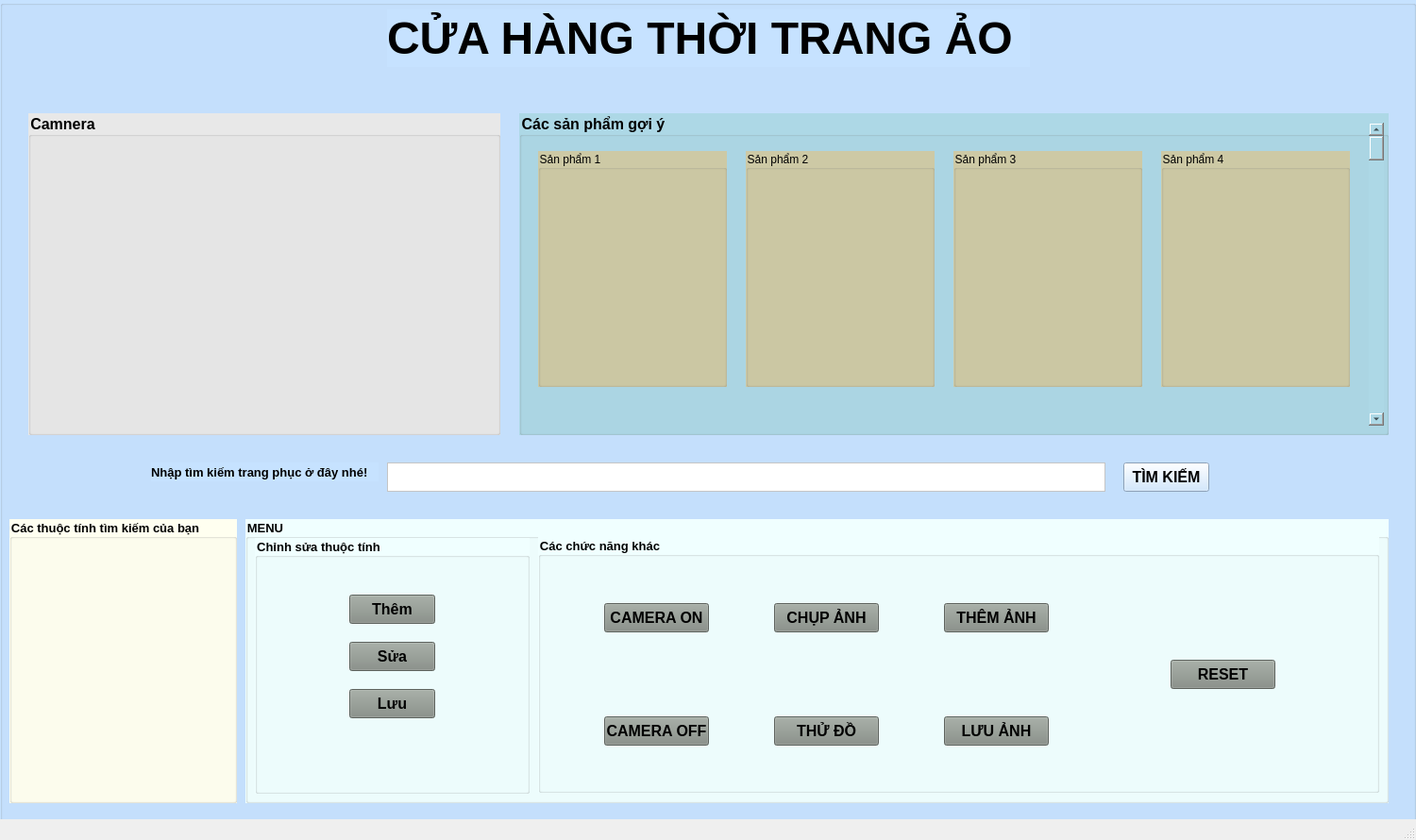
<?xml version="1.0" encoding="UTF-8"?>
<ui version="4.0">
 <class>MainWindow</class>
 <widget class="QMainWindow" name="MainWindow">
  <property name="geometry">
   <rect>
    <x>0</x>
    <y>0</y>
    <width>1500</width>
    <height>890</height>
   </rect>
  </property>
  <property name="windowTitle">
   <string>MainWindow</string>
  </property>
  <widget class="QWidget" name="centralwidget">
   <widget class="QGroupBox" name="groupBox">
    <property name="geometry">
     <rect>
      <x>0</x>
      <y>0</y>
      <width>1500</width>
      <height>890</height>
     </rect>
    </property>
    <property name="styleSheet">
     <string notr="true">background-color: rgb(198, 226, 255);</string>
    </property>
    <property name="title">
     <string/>
    </property>
    <widget class="QLabel" name="label">
     <property name="geometry">
      <rect>
       <x>410</x>
       <y>10</y>
       <width>681</width>
       <height>61</height>
      </rect>
     </property>
     <property name="font">
      <font>
       <pointsize>36</pointsize>
       <weight>75</weight>
       <bold>true</bold>
      </font>
     </property>
     <property name="text">
      <string>CỬA HÀNG THỜI TRANG ẢO</string>
     </property>
    </widget>
    <widget class="QGroupBox" name="groupBox_2">
     <property name="geometry">
      <rect>
       <x>30</x>
       <y>120</y>
       <width>500</width>
       <height>341</height>
      </rect>
     </property>
     <property name="font">
      <font>
       <pointsize>12</pointsize>
       <weight>75</weight>
       <bold>true</bold>
      </font>
     </property>
     <property name="styleSheet">
      <string notr="true">background-color: rgb(232, 232, 232);</string>
     </property>
     <property name="title">
      <string>Camnera</string>
     </property>
    </widget>
    <widget class="QGroupBox" name="groupBox_3">
     <property name="geometry">
      <rect>
       <x>550</x>
       <y>120</y>
       <width>921</width>
       <height>341</height>
      </rect>
     </property>
     <property name="font">
      <font>
       <pointsize>12</pointsize>
       <weight>75</weight>
       <bold>true</bold>
      </font>
     </property>
     <property name="styleSheet">
      <string notr="true">background-color: rgb(173, 216, 230);</string>
     </property>
     <property name="title">
      <string>Các sản phẩm gợi ý</string>
     </property>
     <widget class="QGroupBox" name="groupBox_4">
      <property name="geometry">
       <rect>
        <x>20</x>
        <y>40</y>
        <width>200</width>
        <height>250</height>
       </rect>
      </property>
      <property name="styleSheet">
       <string notr="true">background-color: rgb(205, 201, 165);</string>
      </property>
      <property name="title">
       <string>Sản phẩm 1</string>
      </property>
     </widget>
     <widget class="QGroupBox" name="groupBox_5">
      <property name="geometry">
       <rect>
        <x>240</x>
        <y>40</y>
        <width>200</width>
        <height>250</height>
       </rect>
      </property>
      <property name="styleSheet">
       <string notr="true">background-color: rgb(205, 201, 165);</string>
      </property>
      <property name="title">
       <string>Sản phẩm 2</string>
      </property>
     </widget>
     <widget class="QGroupBox" name="groupBox_6">
      <property name="geometry">
       <rect>
        <x>460</x>
        <y>40</y>
        <width>200</width>
        <height>250</height>
       </rect>
      </property>
      <property name="styleSheet">
       <string notr="true">background-color: rgb(205, 201, 165);</string>
      </property>
      <property name="title">
       <string>Sản phẩm 3</string>
      </property>
     </widget>
     <widget class="QGroupBox" name="groupBox_7">
      <property name="geometry">
       <rect>
        <x>680</x>
        <y>40</y>
        <width>200</width>
        <height>250</height>
       </rect>
      </property>
      <property name="styleSheet">
       <string notr="true">background-color: rgb(205, 201, 165);</string>
      </property>
      <property name="title">
       <string>Sản phẩm 4</string>
      </property>
     </widget>
     <widget class="QScrollBar" name="verticalScrollBar">
      <property name="geometry">
       <rect>
        <x>900</x>
        <y>10</y>
        <width>16</width>
        <height>321</height>
       </rect>
      </property>
      <property name="orientation">
       <enum>Qt::Vertical</enum>
      </property>
     </widget>
    </widget>
    <widget class="QLabel" name="label_2">
     <property name="geometry">
      <rect>
       <x>160</x>
       <y>490</y>
       <width>241</width>
       <height>20</height>
      </rect>
     </property>
     <property name="font">
      <font>
       <pointsize>10</pointsize>
       <weight>75</weight>
       <bold>true</bold>
      </font>
     </property>
     <property name="text">
      <string>Nhập tìm kiếm trang phục ở đây nhé!</string>
     </property>
    </widget>
    <widget class="QFrame" name="frame">
     <property name="geometry">
      <rect>
       <x>410</x>
       <y>490</y>
       <width>761</width>
       <height>31</height>
      </rect>
     </property>
     <property name="styleSheet">
      <string notr="true">background-color: rgb(255, 255, 255);</string>
     </property>
     <property name="frameShape">
      <enum>QFrame::StyledPanel</enum>
     </property>
     <property name="frameShadow">
      <enum>QFrame::Raised</enum>
     </property>
    </widget>
    <widget class="QPushButton" name="pushButton">
     <property name="geometry">
      <rect>
       <x>1190</x>
       <y>490</y>
       <width>91</width>
       <height>31</height>
      </rect>
     </property>
     <property name="font">
      <font>
       <pointsize>12</pointsize>
       <weight>75</weight>
       <bold>true</bold>
      </font>
     </property>
     <property name="text">
      <string>TÌM KIẾM</string>
     </property>
    </widget>
    <widget class="QGroupBox" name="groupBox_8">
     <property name="geometry">
      <rect>
       <x>10</x>
       <y>550</y>
       <width>241</width>
       <height>301</height>
      </rect>
     </property>
     <property name="font">
      <font>
       <pointsize>10</pointsize>
       <weight>75</weight>
       <bold>true</bold>
      </font>
     </property>
     <property name="styleSheet">
      <string notr="true">background-color: rgb(255, 255, 240);</string>
     </property>
     <property name="title">
      <string>Các thuộc tính tìm kiếm của bạn</string>
     </property>
    </widget>
    <widget class="QGroupBox" name="groupBox_9">
     <property name="geometry">
      <rect>
       <x>260</x>
       <y>550</y>
       <width>1211</width>
       <height>301</height>
      </rect>
     </property>
     <property name="font">
      <font>
       <pointsize>10</pointsize>
       <weight>75</weight>
       <bold>true</bold>
      </font>
     </property>
     <property name="styleSheet">
      <string notr="true">background-color: rgb(240, 255, 255);</string>
     </property>
     <property name="title">
      <string>MENU</string>
     </property>
     <widget class="QGroupBox" name="groupBox_10">
      <property name="geometry">
       <rect>
        <x>10</x>
        <y>20</y>
        <width>291</width>
        <height>271</height>
       </rect>
      </property>
      <property name="font">
       <font>
        <pointsize>10</pointsize>
        <weight>75</weight>
        <bold>true</bold>
       </font>
      </property>
      <property name="title">
       <string>Chỉnh sửa thuộc tính</string>
      </property>
      <widget class="QPushButton" name="pushButton_3">
       <property name="geometry">
        <rect>
         <x>100</x>
         <y>110</y>
         <width>91</width>
         <height>31</height>
        </rect>
       </property>
       <property name="font">
        <font>
         <pointsize>12</pointsize>
         <weight>75</weight>
         <bold>true</bold>
        </font>
       </property>
       <property name="styleSheet">
        <string notr="true">background-color: rgb(131, 139, 131);</string>
       </property>
       <property name="text">
        <string>Sửa</string>
       </property>
      </widget>
      <widget class="QPushButton" name="pushButton_5">
       <property name="geometry">
        <rect>
         <x>100</x>
         <y>160</y>
         <width>91</width>
         <height>31</height>
        </rect>
       </property>
       <property name="font">
        <font>
         <pointsize>12</pointsize>
         <weight>75</weight>
         <bold>true</bold>
        </font>
       </property>
       <property name="styleSheet">
        <string notr="true">background-color: rgb(131, 139, 131);</string>
       </property>
       <property name="text">
        <string>Lưu</string>
       </property>
      </widget>
      <widget class="QPushButton" name="pushButton_6">
       <property name="geometry">
        <rect>
         <x>100</x>
         <y>60</y>
         <width>91</width>
         <height>31</height>
        </rect>
       </property>
       <property name="font">
        <font>
         <pointsize>12</pointsize>
         <weight>75</weight>
         <bold>true</bold>
        </font>
       </property>
       <property name="styleSheet">
        <string notr="true">background-color: rgb(131, 139, 131);</string>
       </property>
       <property name="text">
        <string>Thêm</string>
       </property>
      </widget>
     </widget>
     <widget class="QGroupBox" name="groupBox_11">
      <property name="geometry">
       <rect>
        <x>310</x>
        <y>19</y>
        <width>891</width>
        <height>271</height>
       </rect>
      </property>
      <property name="font">
       <font>
        <pointsize>10</pointsize>
        <weight>75</weight>
        <bold>true</bold>
       </font>
      </property>
      <property name="title">
       <string>Các chức năng khác</string>
      </property>
      <widget class="QPushButton" name="pushButton_4">
       <property name="geometry">
        <rect>
         <x>70</x>
         <y>190</y>
         <width>111</width>
         <height>31</height>
        </rect>
       </property>
       <property name="font">
        <font>
         <pointsize>12</pointsize>
         <weight>75</weight>
         <bold>true</bold>
        </font>
       </property>
       <property name="styleSheet">
        <string notr="true">background-color: rgb(131, 139, 131);</string>
       </property>
       <property name="text">
        <string>CAMERA OFF</string>
       </property>
      </widget>
      <widget class="QPushButton" name="pushButton_2">
       <property name="geometry">
        <rect>
         <x>70</x>
         <y>70</y>
         <width>111</width>
         <height>31</height>
        </rect>
       </property>
       <property name="font">
        <font>
         <pointsize>12</pointsize>
         <weight>75</weight>
         <bold>true</bold>
        </font>
       </property>
       <property name="styleSheet">
        <string notr="true">background-color: rgb(131, 139, 131);</string>
       </property>
       <property name="text">
        <string>CAMERA ON</string>
       </property>
      </widget>
      <widget class="QPushButton" name="pushButton_7">
       <property name="geometry">
        <rect>
         <x>250</x>
         <y>70</y>
         <width>111</width>
         <height>31</height>
        </rect>
       </property>
       <property name="font">
        <font>
         <pointsize>12</pointsize>
         <weight>75</weight>
         <bold>true</bold>
        </font>
       </property>
       <property name="styleSheet">
        <string notr="true">background-color: rgb(131, 139, 131);</string>
       </property>
       <property name="text">
        <string>CHỤP ẢNH</string>
       </property>
      </widget>
      <widget class="QPushButton" name="pushButton_8">
       <property name="geometry">
        <rect>
         <x>250</x>
         <y>190</y>
         <width>111</width>
         <height>31</height>
        </rect>
       </property>
       <property name="font">
        <font>
         <pointsize>12</pointsize>
         <weight>75</weight>
         <bold>true</bold>
        </font>
       </property>
       <property name="styleSheet">
        <string notr="true">background-color: rgb(131, 139, 131);</string>
       </property>
       <property name="text">
        <string>THỬ ĐỒ</string>
       </property>
      </widget>
      <widget class="QPushButton" name="pushButton_9">
       <property name="geometry">
        <rect>
         <x>430</x>
         <y>190</y>
         <width>111</width>
         <height>31</height>
        </rect>
       </property>
       <property name="font">
        <font>
         <pointsize>12</pointsize>
         <weight>75</weight>
         <bold>true</bold>
        </font>
       </property>
       <property name="styleSheet">
        <string notr="true">background-color: rgb(131, 139, 131);</string>
       </property>
       <property name="text">
        <string>LƯU ẢNH</string>
       </property>
      </widget>
      <widget class="QPushButton" name="pushButton_10">
       <property name="geometry">
        <rect>
         <x>430</x>
         <y>70</y>
         <width>111</width>
         <height>31</height>
        </rect>
       </property>
       <property name="font">
        <font>
         <pointsize>12</pointsize>
         <weight>75</weight>
         <bold>true</bold>
        </font>
       </property>
       <property name="styleSheet">
        <string notr="true">background-color: rgb(131, 139, 131);</string>
       </property>
       <property name="text">
        <string>THÊM ẢNH</string>
       </property>
      </widget>
      <widget class="QPushButton" name="pushButton_11">
       <property name="geometry">
        <rect>
         <x>670</x>
         <y>130</y>
         <width>111</width>
         <height>31</height>
        </rect>
       </property>
       <property name="font">
        <font>
         <pointsize>12</pointsize>
         <weight>75</weight>
         <bold>true</bold>
        </font>
       </property>
       <property name="styleSheet">
        <string notr="true">background-color: rgb(131, 139, 131);</string>
       </property>
       <property name="text">
        <string>RESET</string>
       </property>
      </widget>
     </widget>
    </widget>
   </widget>
  </widget>
  <widget class="QMenuBar" name="menubar">
   <property name="geometry">
    <rect>
     <x>0</x>
     <y>0</y>
     <width>1500</width>
     <height>21</height>
    </rect>
   </property>
  </widget>
  <widget class="QStatusBar" name="statusbar"/>
 </widget>
 <resources/>
 <connections/>
</ui>
